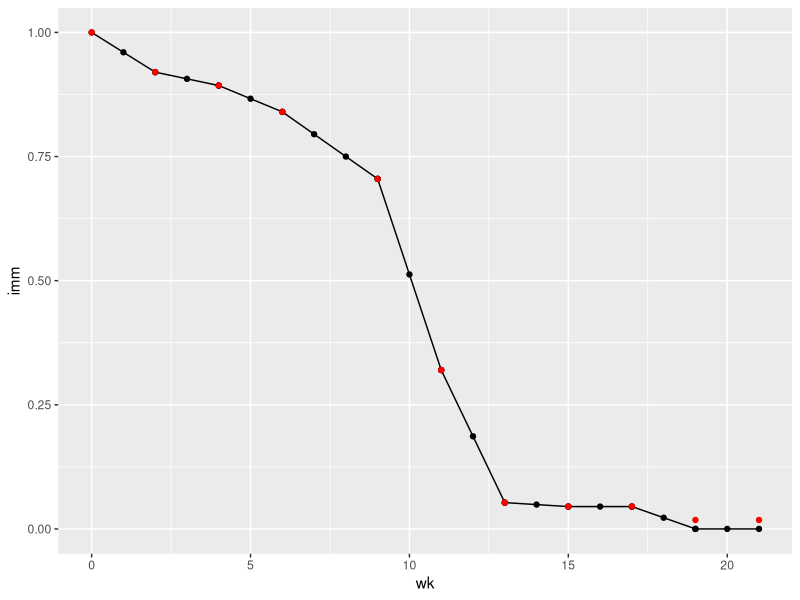

Source code (R):
## maternal immunity
# compute decay in maternal immunity based on empirical data

library(tidyverse)

# Bodjo: Tested duration of maternal immunity in 112 lambs up to 150 days after birth
bodjo <- data.frame(
  ref = "bodjo",
  day = seq(15,150,15),
  imm = c(0.92,0.893,0.84,0.705,0.32,0.053,0.045,0.045,0.018,0.018))

# based on results calculate weekly decline in maternal immunity, following Bodjo data
bodjo_wk <- bodjo %>% 
  # add wk number
  mutate(wk = round(day/7)) %>%
  # add first entry (with 100% immunity)
  rbind(c("bodjo", 0,1,0)) %>%
  # class of variables
  mutate(day = as.numeric(day),
         imm = as.numeric(imm),
         wk = as.numeric(wk)) %>%
  # set imm for >4months to 0, following consensus of papers
  mutate(imm_data = imm,
         imm = ifelse(wk>17,0,imm_data)) %>%
  arrange(day) %>%
  select(ref, day, imm_data, wk, imm)

imm_decay <- data.frame(
  wk = numeric(),
  imm = numeric()
)

for(i in 2:nrow(bodjo_wk)){
  
  imm_dif <- bodjo_wk[i,"imm"] - bodjo_wk[i-1,"imm"]
  wk_dif <- bodjo_wk[i,"wk"] - bodjo_wk[i-1,"wk"] 
  decay = imm_dif / wk_dif
  
  imm_decay <- imm_decay %>%
    rbind(
      cbind(
        "wk" = c(bodjo_wk[i-1,"wk"]:bodjo_wk[i,"wk"]),
        "imm" = seq(bodjo_wk[i-1,"imm"],bodjo_wk[i,"imm"], by = decay)
      )
    )
}

# correct immune decay so that probability of remaining immune at week 2 = 0.92 etc
# i.e. Previously immunity from week 2-3 = 0.92 retain immunity... should be 92% immune AT week 2..
imm_decay_corrected <- imm_decay %>%
  distinct() 

imm_corrected <- c(1)
for(i in 2:nrow(imm_decay_corrected)){
  imm_prop <- imm_decay_corrected[i,"imm"]/imm_decay_corrected[i-1,"imm"]
  
  if(is.na(imm_prop)){
    imm_prop <- 0
  }
  imm_corrected <- c(imm_corrected, imm_prop)
}

imm_decay_corrected <- imm_decay_corrected %>%
  mutate(imm_corrected = imm_corrected)


# plot of empirical data - red points - from Bodjo, against computed decay - black line + points - for model.
ggplot(imm_decay, aes(x=wk, y=imm))+
  geom_line()+
  geom_point()+
  geom_point(data = bodjo_wk, aes(x=wk, y = imm_data), col="red")

# write.csv(imm_decay_corrected, "data/imm_decay_bodjo_v2.csv", row.names = F)
